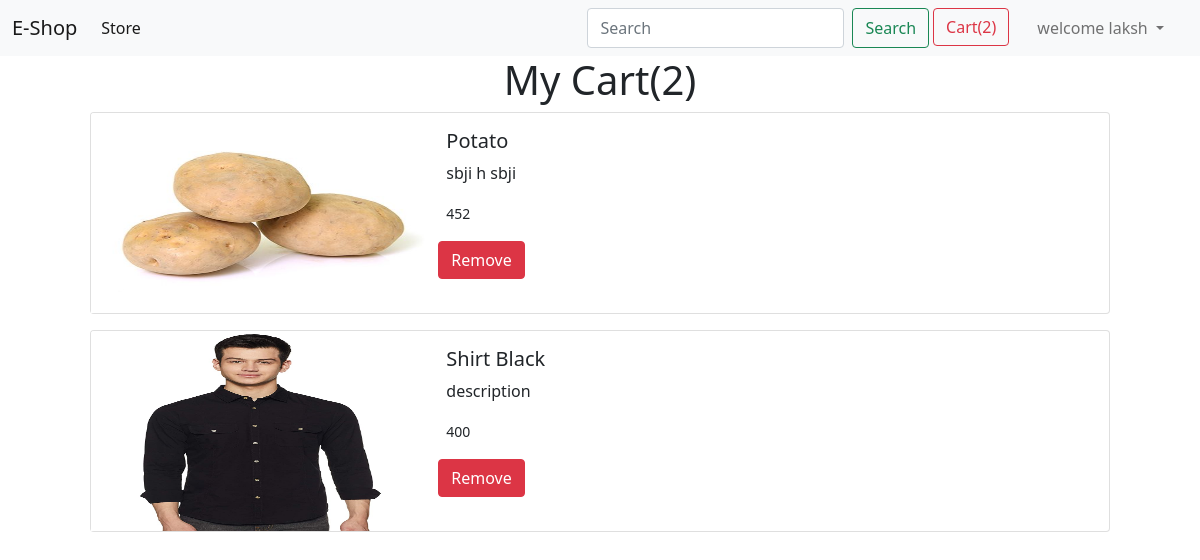
Screenshot of /cart (signed in) with the database file from the repository.
### store/models.py (models this page shows, shortened)
class Cart(models.Model):
    user = models.ForeignKey(User,on_delete = models.CASCADE)
    product = models.ForeignKey(Product,on_delete=models.CASCADE)
    quantity = models.IntegerField(default=0)
    status = models.BooleanField(default=False)
    added_on = models.DateTimeField()
    update_on = models.DateTimeField()

class Product(models.Model):
    name = models.CharField(max_length=25)
    price = models.IntegerField(default=0)
    category = models.ForeignKey(Category, on_delete = models.CASCADE , default=1)
    desc = models.CharField(max_length=200,default="")
    image = models.ImageField(upload_to='media/')

### store/views.py (the view)
# urls.py: path("cart",views.cart,name='cart'),
def cart(request):
    context = {}
    items = Cart.objects.filter(user__id=request.user.id)
    context["items"] = items
    if request.user.is_authenticated:
        if request.method == "POST":
            prod_id = request.POST["prod_id"]
            product = Product.objects.get(id=prod_id)
            qty = request.POST["qty"]
            is_exist = Cart.objects.filter(
                product__id=prod_id, user__id=request.user.id
            )
            if len(is_exist) > 0:
                messages.success(request, "Item already exists in your cart")
            else:
                cart = Cart(
                    user=request.user,
                    product=product,
                    quantity=qty,
                    added_on=timezone.now(),
                    update_on=timezone.now(),
                )
                cart.save()
                messages.success(request, "Item added in your cart")
    else:
        context["status"] = "Please login to view your Cart"
    return render(request, "cart.html", context)

### templates/cart.html
{% extends 'base.html' %}
{% block content %}
{% if status %}
<h1>{{status}}</h1>
{% else %}
<h1>
    <center>My Cart({{items|length}})</center>
</h1>
{% endif %}
{% for i in items %}
<div class="container">
    <div class="card mb-3 mx-5" style="max-width: 1040px;">
        <div class="row g-0">
            <div class="col-md-4">
                <img src="{{i.product.image.url}}" class="card-img-top" alt="..." height="200px" width="200px">
            </div>
            <div class="col-md-8">
                <div class="card-body">
                    <h5 class="card-title">{{i.product.name}}</h5>
                    <p class="card-text">{{i.product.desc}}</p>
                    <p class="card-text"><small class="text">{{i.product.price}}</small></p>
                </div>
                <div class="mx-2">
                    <input class="btn btn-danger" type="submit" value="Remove"></input>
                </div>
            </div>
        </div>
    </div>
</div>
{% endfor %}
{% endblock content %}

### templates/base.html (shortened to what this page needs)
<!doctype html>
<html lang="en">
<head>
    <link href="https://cdn.jsdelivr.net/npm/bootstrap@5.0.0-beta3/dist/css/bootstrap.min.css" rel="stylesheet"
>
</head>
<body>
    <nav class="navbar navbar-expand-lg navbar-light bg-light">
        <div class="container-fluid">
            <a class="navbar-brand" href="/">E-Shop</a>
            <div class="collapse navbar-collapse" id="navbarSupportedContent">
                <ul class="navbar-nav me-auto mb-2 mb-lg-0">
                    <li class="nav-item">
                        <a class="nav-link active" aria-current="page" href="cart">Store</a>
                    </li>
            </div>
            <div class="d-flex ml-auto">
            <form class="d-flex">
                <input class="form-control me-2" type="search" placeholder="Search" aria-label="Search">
                <button class="btn btn-outline-success" type="submit">Search</button>
            </form>
            <div class="mx-1">
                <a href="/cart"><input class="btn btn-outline-danger" type="submit" value="Cart({{items|length}})"></a>
            </div>
            {% if user.is_authenticated %}
            <ul class="navbar-nav mx-3">
                <li class="nav-item dropdown">
                    <a class="nav-link dropdown-toggle" href="#" id="navbarDropdown" role="button"
                        data-bs-toggle="dropdown" aria-expanded="false">
                        welcome {{request.user}}
                    </a>
                </li>
            </ul>
        </div>
                {% endif %}
            </div>
    </nav>
    {% block content %}{% endblock content %}
</body>
</html>

### rows the page displays
Cart: product.image (picture), product.name "Potato", product.desc "sbji h sbji", product.price "452"
Cart: product.image (picture), product.name "Shirt Black", product.desc "description", product.price "400"

### other values shown
{{ request.user }} "laksh"
{{ items|length }} "2"
